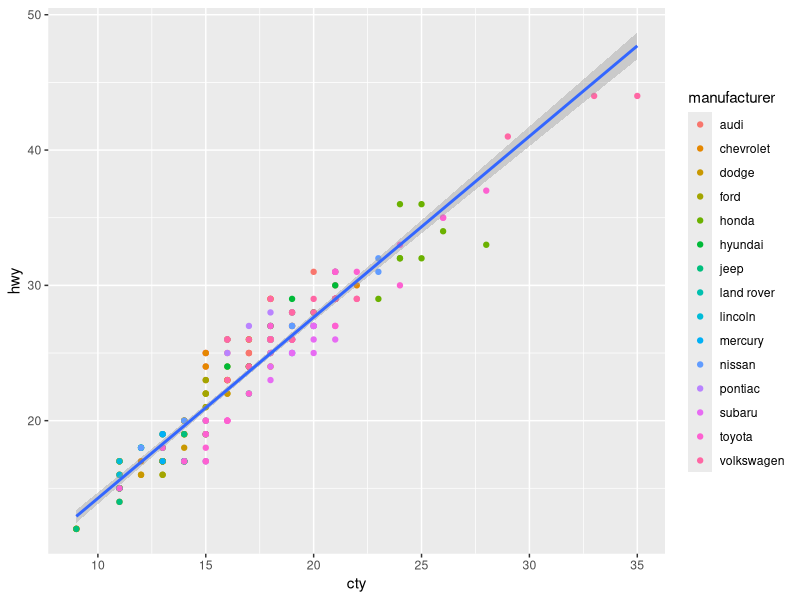

R code for this plot:
library(tidyverse)
mpg %>% ggplot() +
  geom_point(aes(x = cty, y = hwy, color = manufacturer)) + 
  geom_smooth(aes(x = cty, y = hwy), method = "lm")
